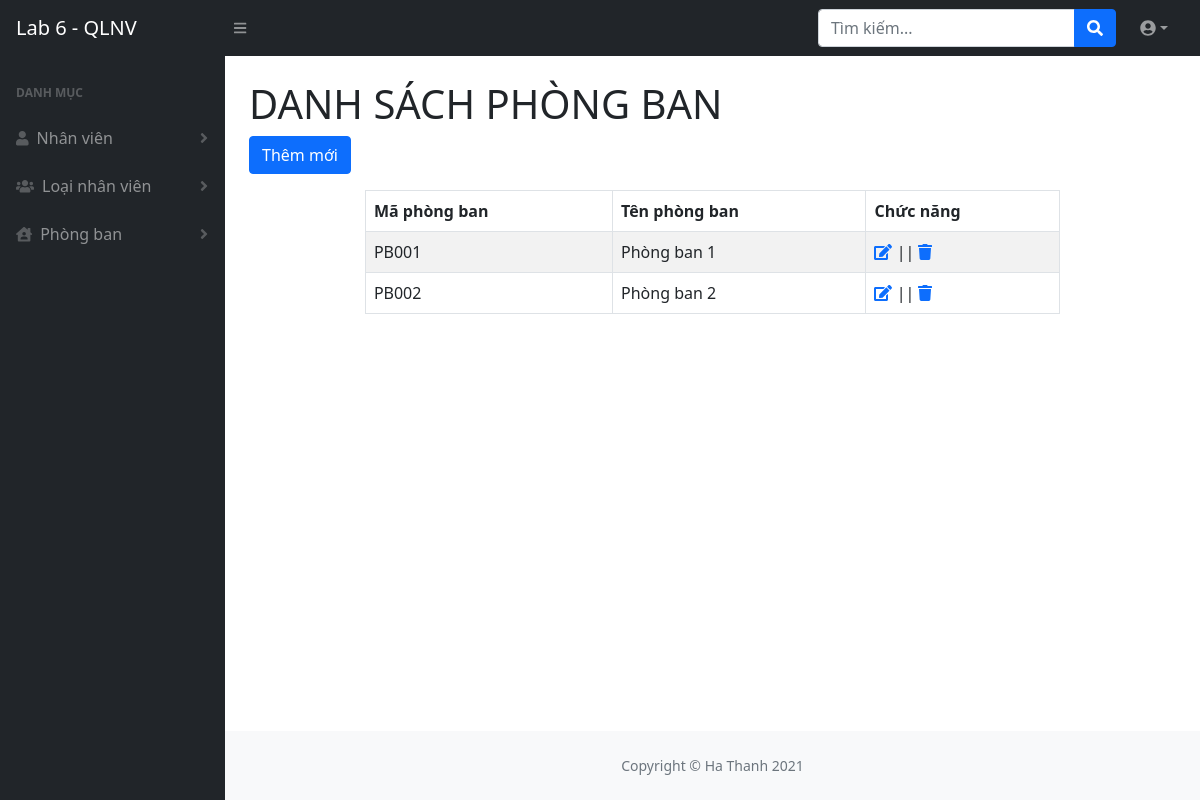
Page /dsPhongBan.php (signed in) on the committed database.
### tables this page shows
CREATE TABLE `phongban` (
  `MAPHONG` varchar(20) NOT NULL,
  `TENPHONG` varchar(50) NOT NULL
);

### dsPhongBan.php (the view, shortened to what this page needs)
<?php
if (isset($_SESSION['user'])) {
    require("connect.php");
    $strSQL = "SELECT * FROM phongban";
    $result = mysqli_query($dbc, $strSQL);
} else {
    header("location: login.php");
}
?>
<!DOCTYPE html>
<html lang="en">
<head>
    <?php include "partials/head.php"; ?>
</head>
<body class="sb-nav-fixed">
    <?php include "partials/header.php" ?>
    <div id="layoutSidenav">
        <?php include "partials/menu.php" ?>
        <div id="layoutSidenav_content">
            <main>
                <div class="container-fluid px-4">
                    <h1 class="mt-4">DANH SÁCH PHÒNG BAN</h1>
                    <button onclick="window.location.href='themPhongBan.php'" class="btn btn-primary mb-3">Thêm mới</button>
                    <table class="table table-striped table-hover table-bordered w-75" style="margin: auto;">
                        <thead>
                            <tr>
                                <th>Mã phòng ban</th>
                                <th>Tên phòng ban</th>
                                <th colspan="2">Chức năng</th>
                            </tr>
                        </thead>
                        <tbody>
                            <?php
                            if (mysqli_num_rows($result) == 0) {
                                echo "<tr>";
                                echo "<td colspan='4'>Chưa có phòng ban nào</td>";
                                echo "</tr>";
                            } else {
                                while ($row = mysqli_fetch_array($result)) {
                                    echo "<tr>";
                                    echo "<td>$row[0]</td>";
                                    echo "<td>$row[1]</td>";
                                    echo "<td>
                                            <a href='suaPhongBan.php?maPB=$row[0]'><i class='fas fa-edit'></i></a> ||
                                            <a href='' data-id='$row[0]' data-bs-toggle='modal' data-bs-target='#deletePhongBanModal'>
                                                <i class='fas fa-trash'></i>
                                            </a>
                                          </td>";
                                    echo "</tr>";
                                }
                            }
                            ?>
                        </tbody>
                    </table>
                </div>
            </main>
            <footer class="py-4 bg-light mt-auto">
                <div class="container-fluid px-4">
                    <div class="d-flex align-items-center justify-content-center small">
                        <div class="text-muted">Copyright &copy; Ha Thanh 2021</div>
                    </div>
                </div>
            </footer>
        </div>
    </div>
</body>
</html>

### rows in the picture
phongban: MAPHONG "PB001", TENPHONG "Phòng ban 1"
phongban: MAPHONG "PB002", TENPHONG "Phòng ban 2"
